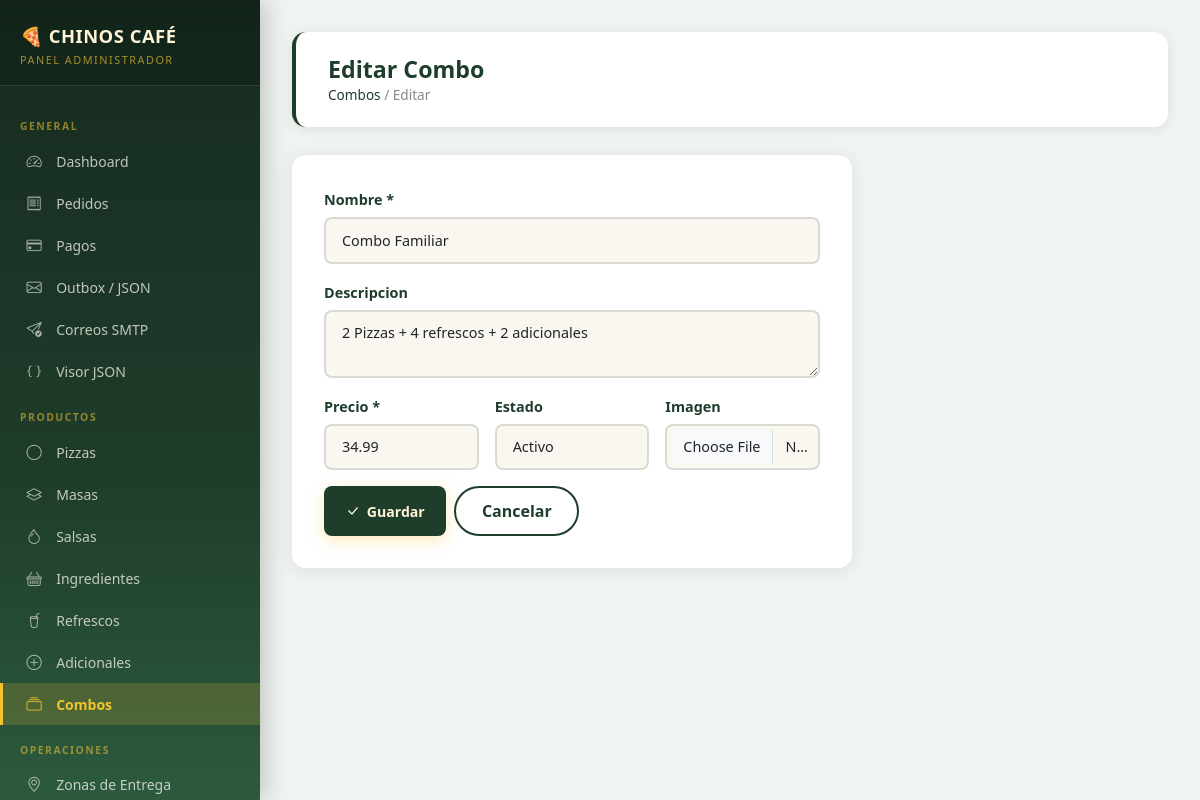
Screenshot of /admin/combos/editar/2 (signed in) with the database file from the repository.
### app/models.py (models this page shows)
class Combo(db.Model):
    __tablename__ = 'combos'
    id = db.Column(db.Integer, primary_key=True)
    nombre = db.Column(db.String(120), nullable=False)
    descripcion = db.Column(db.Text)
    precio = db.Column(db.Numeric(10, 2), nullable=False)
    imagen = db.Column(db.String(255), default='combo_default.png')
    estado = db.Column(db.String(20), default='activo')
    detalles = db.relationship('ComboDetail', backref='combo', lazy='dynamic', cascade='all, delete-orphan')

### app/routes/admin.py (the view, shortened to what this page needs)
@admin_bp.route('/combos/editar/<int:cid>', methods=['GET', 'POST'])
@login_required
@require_admin
def editar_combo(cid):
    item = Combo.query.get_or_404(cid)
    pizzas = Pizza.query.filter_by(estado='activa').all()
    bebidas = Drink.query.filter_by(estado='activo').all()
    adicionales = Extra.query.filter_by(estado='activo').all()
    return render_template('admin/editar_combo.html', combo=item,
                           pizzas=pizzas, bebidas=bebidas, adicionales=adicionales)

### app/models.py (called while the page is built)
    @property
    def rol_nombre(self):
        return self.role.nombre if self.role else ''

    def is_admin(self):
        return self.rol_nombre == 'Administrador'

### app/routes/admin.py (called while the page is built)
def require_admin(f):
    from functools import wraps
    @wraps(f)
    def decorated(*args, **kwargs):
        if not current_user.is_authenticated or not current_user.is_admin():
            flash('Acceso restringido a administradores.', 'danger')
            return redirect(url_for('public.index'))
        return f(*args, **kwargs)
    return decorated

### app/templates/admin/editar_combo.html (shortened to what this page needs)
{% extends "admin/base_admin.html" %}
{% block content %}
<div class="page-header"><div><h1>Editar Combo</h1><div class="breadcrumb-custom"><a href="{{ url_for('admin.combos') }}">Combos</a> / Editar</div></div></div>
<div class="form-card" style="max-width:560px">
  <form method="POST" enctype="multipart/form-data">
    <div class="row g-3">
      <div class="col-12"><label class="form-label">Nombre *</label><input type="text" name="nombre" class="form-control" value="{{ combo.nombre }}" required></div>
      <div class="col-12"><label class="form-label">Descripcion</label><textarea name="descripcion" class="form-control" rows="2">{{ combo.descripcion or '' }}</textarea></div>
      <div class="col-md-4"><label class="form-label">Precio *</label><input type="number" name="precio" class="form-control" step="0.01" value="{{ combo.precio }}" required></div>
      <div class="col-md-4"><label class="form-label">Estado</label><select name="estado" class="form-select"><option value="activo" {{ 'selected' if combo.estado=='activo' }}>Activo</option></select></div>
      <div class="col-md-4"><label class="form-label">Imagen</label><input type="file" name="imagen" class="form-control" accept=".png,.jpg,.jpeg,.webp"></div>
      <div class="col-12 d-flex gap-2"><button type="submit" class="btn-primary-custom"><i class="bi bi-check-lg"></i> Guardar</button><a href="{{ url_for('admin.combos') }}" class="btn-outline-custom" style="color:var(--basil);border-color:var(--basil)">Cancelar</a></div>
    </div>
  </form>
</div>
{% endblock %}

### app/static/css/main.css (style rules this page uses)
:root { --basil: #1F3D2B; --cream: #FFF4D6; --tomato: #B83227; --cheese: #F4C430; --carbon: #171717; --warm: #FAF7F0; --basil-light: #2d5a3e; --shadow: 0 4px 20px rgba(31,61,43,.12); --shadow-lg: 0 8px 40px rgba(31,61,43,.18); --radius: 14px; --radius-sm: 8px; --transition: .25s ease; --font: 'Segoe UI', system-ui, -apple-system, sans-serif; }
*, *::before, *::after { box-sizing: border-box; margin: 0; padding: 0; }
html { font-size: 16px; scroll-behavior: smooth; }
body { font-family: var(--font); background: var(--warm); color: var(--carbon); min-height: 100vh; }
h1,h2,h3,h4,h5,h6 { line-height: 1.3; font-weight: 700; }
a { color: var(--basil); text-decoration: none; transition: color var(--transition); }
.btn-primary-custom { background: var(--cheese); color: var(--carbon); border: none; padding: .75rem 1.8rem; border-radius: 30px; font-weight: 700; font-size: .95rem; transition: all var(--transition); box-shadow: 0 4px 15px rgba(244,196,48,.35); cursor: pointer; display: inline-flex; align-items: center; gap: .5rem; }
.btn-outline-custom { background: transparent; color: var(--cream); border: 2px solid var(--cream); padding: .7rem 1.6rem; border-radius: 30px; font-weight: 600; transition: all var(--transition); cursor: pointer; display: inline-flex; align-items: center; gap: .5rem; }
.form-card { background: white; border-radius: var(--radius); padding: 2rem; box-shadow: var(--shadow); }
.form-label { font-weight: 600; color: var(--basil); font-size: .9rem; margin-bottom: .4rem; }
.form-control, .form-select { border: 2px solid rgba(31,61,43,.15); border-radius: var(--radius-sm); padding: .65rem 1rem; font-size: .9rem; transition: border-color var(--transition); background: var(--warm); }
.page-header { background: white; border-radius: var(--radius); padding: 1.5rem 2rem; margin-bottom: 1.5rem; box-shadow: var(--shadow); display: flex; align-items: center; justify-content: space-between; flex-wrap: wrap; gap: 1rem; }
.page-header h1 { font-size: 1.5rem; color: var(--basil); margin: 0; }
.breadcrumb-custom { color: #888; font-size: .85rem; }
.breadcrumb-custom a { color: var(--basil); }
:root { --basil-dark: #162b1f; --basil-mid: #2d5a3e; --gold: #e6b800; --sidebar-w: 260px; --admin-bg: #f0f4f1; }
body:has(.sidebar) { display: flex; overflow: hidden; height: 100vh; }
.page-header { background: white; border-radius: var(--radius); padding: 1.4rem 2rem; margin-bottom: 1.75rem; box-shadow: 0 2px 12px rgba(31,61,43,.1); display: flex; align-items: center; justify-content: space-between; flex-wrap: wrap; gap: 1rem; border-left: 4px solid var(--basil); }
.page-header h1 { font-size: 1.45rem; color: var(--basil); margin: 0; }
.form-card { background: white; border-radius: var(--radius); padding: 2rem; box-shadow: 0 2px 16px rgba(31,61,43,.1); transition: box-shadow .2s ease; }
.btn-primary-custom { background: var(--basil); color: var(--cream); border: none; border-radius: var(--radius-sm); padding: .65rem 1.35rem; font-weight: 700; font-size: .88rem; cursor: pointer; transition: all .2s ease; display: inline-flex; align-items: center; gap: .45rem; }
.form-card, .stat-card, .table-custom { animation: fadeInUp .35s ease both; }

### rows the page displays
Combo: nombre "Combo Familiar", descripcion "2 Pizzas + 4 refrescos + 2 adicionales", precio "34.99"
